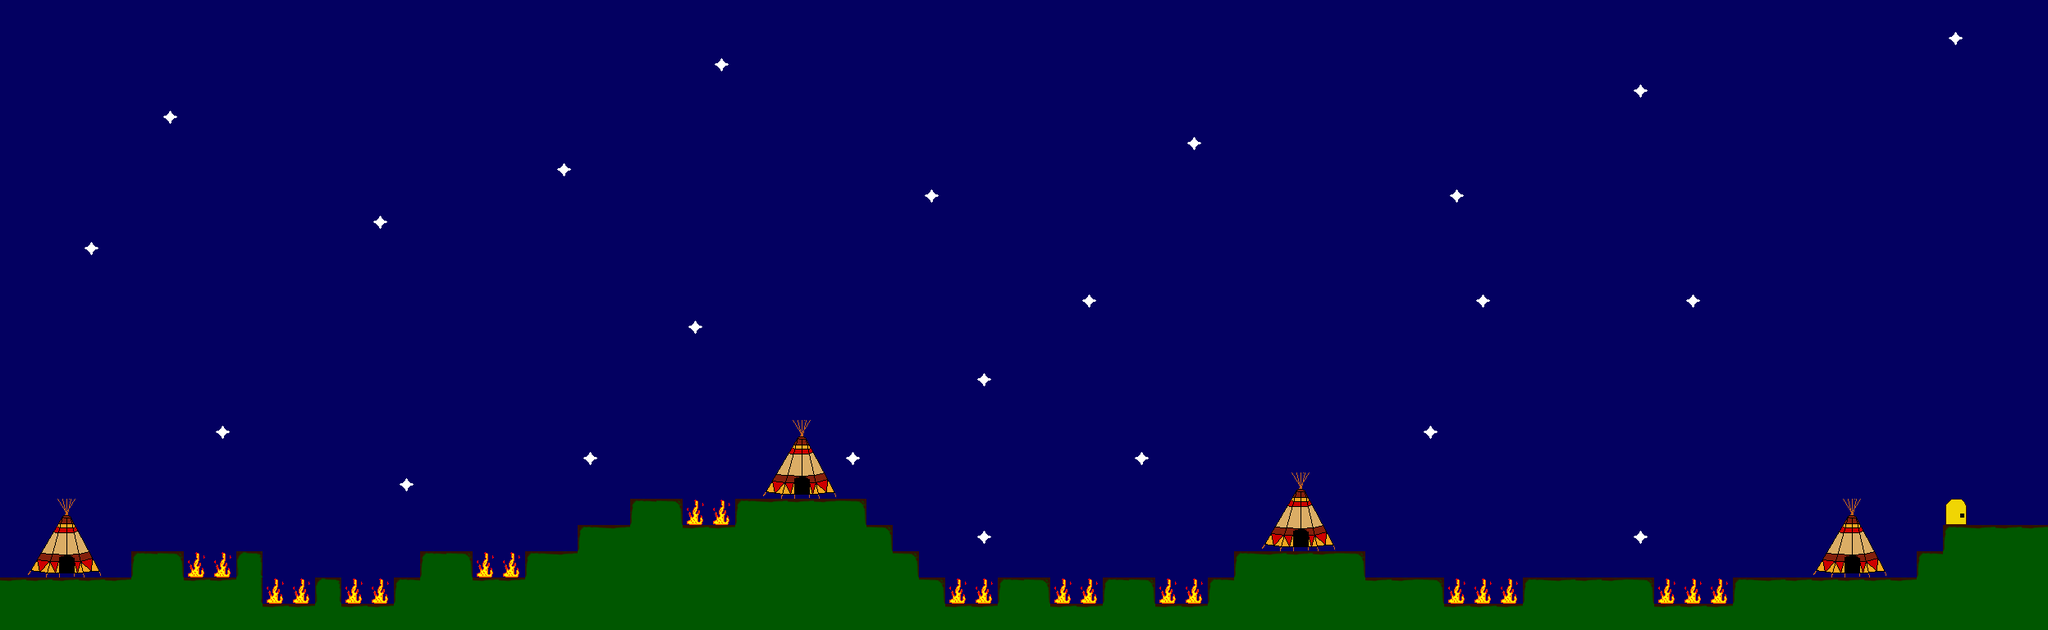

Tiled map render using the project's own tile images. Description and the map definition, with tile-layer contents summarised, below:
An orthogonal 78x24 tile map with 32x32 px tiles, 4 tile layers (Collision_Layer, Background, Terrain, Sprite_Layer), 10 tilesets and 11 objects (6x enemy, 3x item, OutZone, InZone).

<map version="1.0" orientation="orthogonal" renderorder="right-down" width="78" height="24" tilewidth="32" tileheight="32" nextobjectid="35">
 <tileset firstgid="1" name="Set_01" tilewidth="32" tileheight="32" tilecount="25">
  <image source="img/Set_01.png" width="160" height="160" />
 </tileset>
 <tileset firstgid="26" name="nuit" tilewidth="32" tileheight="32" tilecount="1">
  <image source="img/nuit.png" width="32" height="32" />
 </tileset>
 <tileset firstgid="27" name="vertFonce" tilewidth="32" tileheight="32" tilecount="1">
  <image source="img/vertFonce.png" width="32" height="32" />
 </tileset>
 <tileset firstgid="28" name="feu" tilewidth="32" tileheight="32" tilecount="1">
  <image source="img/feu.png" width="32" height="32" />
 </tileset>
 <tileset firstgid="29" name="indien" tilewidth="32" tileheight="32" tilecount="9">
  <image source="img/indien.png" width="96" height="96" />
 </tileset>
 <tileset firstgid="38" name="etoileNuit" tilewidth="32" tileheight="32" tilecount="1">
  <image source="img/etoileNuit.png" width="32" height="32" />
 </tileset>
 <tileset firstgid="39" name="Door_v01" tilewidth="32" tileheight="32" tilecount="1">
  <image source="img/Door_v01.png" width="32" height="32" />
 </tileset>
 <tileset firstgid="40" name="vertFonce_v2" tilewidth="32" tileheight="32" tilecount="3">
  <image source="img/vertFonce_v2.png" width="96" height="32" />
 </tileset>
 <tileset firstgid="43" name="vertFonce_v3" tilewidth="32" tileheight="32" tilecount="1">
  <image source="img/vertFonce_v3.png" width="32" height="32" />
 </tileset>
 <tileset firstgid="44" name="vertFonce_v4" tilewidth="32" tileheight="32" tilecount="1">
  <image source="img/vertFonce_v4.png" width="32" height="32" />
 </tileset>
 <layer name="Collision_Layer" width="78" height="24">
  <data>[1872 cells, 258 non-empty, 3 distinct tile ids]</data>
 </layer>
 <layer name="Background" width="78" height="24">
  <data>[1872 cells, 1872 non-empty, 7 distinct tile ids]</data>
 </layer>
 <layer name="Terrain" width="78" height="24">
  <data>[1872 cells, 84 non-empty, 12 distinct tile ids]</data>
 </layer>
 <layer name="Sprite_Layer" width="78" height="24">
  <data>[1872 cells, 0 non-empty, 0 distinct tile ids]</data>
 </layer>
 <objectgroup name="outZoneLayer">
  <object id="8" name="OutZone" x="2367.21" y="512.97" width="96" height="112">
   <properties>
    <property name="InZone" value="OutLevelIndian" />
    <property name="LevelZone" value="WorldMap" />
   </properties>
  </object>
 </objectgroup>
 <objectgroup name="inZoneLayer">
  <object id="24" name="InZone" x="85.5" y="601" width="49" height="62">
   <properties>
    <property name="StartPoint" value="StartPoint" />
   </properties>
  </object>
 </objectgroup>
 <objectgroup name="enemyLayer">
  <object id="25" name="enemyIndian" type="enemy" x="1097.27" y="184.091" width="60" height="50">
   <properties>
    <property name="angleDirection" value="1" />
    <property name="radius" value="150" />
   </properties>
  </object>
  <object id="26" name="enemyIndian" type="enemy" x="579.091" y="256.818" width="60" height="50">
   <properties>
    <property name="angleDirection" value="50" />
    <property name="radius" value="300" />
   </properties>
  </object>
  <object id="27" name="enemyIndian" type="enemy" x="1709.39" y="211.364" width="60" height="50">
   <properties>
    <property name="angleDirection" value="1" />
    <property name="radius" value="300" />
   </properties>
  </object>
  <object id="30" name="enemyIndian" type="enemy" x="1348.79" y="193.182" width="60" height="50">
   <properties>
    <property name="angleDirection" value="-1" />
    <property name="radius" value="150" />
   </properties>
  </object>
  <object id="31" name="enemyIndian" type="enemy" x="1933.64" y="208.333" width="60" height="50">
   <properties>
    <property name="angleDirection" value="-1" />
    <property name="radius" value="150" />
   </properties>
  </object>
  <object id="32" name="enemyIndian" type="enemy" x="748.788" y="184.091" width="60" height="50">
   <properties>
    <property name="angleDirection" value="-1" />
    <property name="radius" value="150" />
   </properties>
  </object>
 </objectgroup>
 <objectgroup name="itemLayer">
  <object id="21" name="totem" type="item" x="2163.88" y="657.272" width="19.3333" height="16.6667" />
  <object id="33" name="totem" type="item" x="1641.85" y="628.03" width="19.3333" height="16.6667" />
  <object id="34" name="totem" type="item" x="1029.73" y="573.485" width="19.3333" height="16.6667" />
 </objectgroup>
</map>
